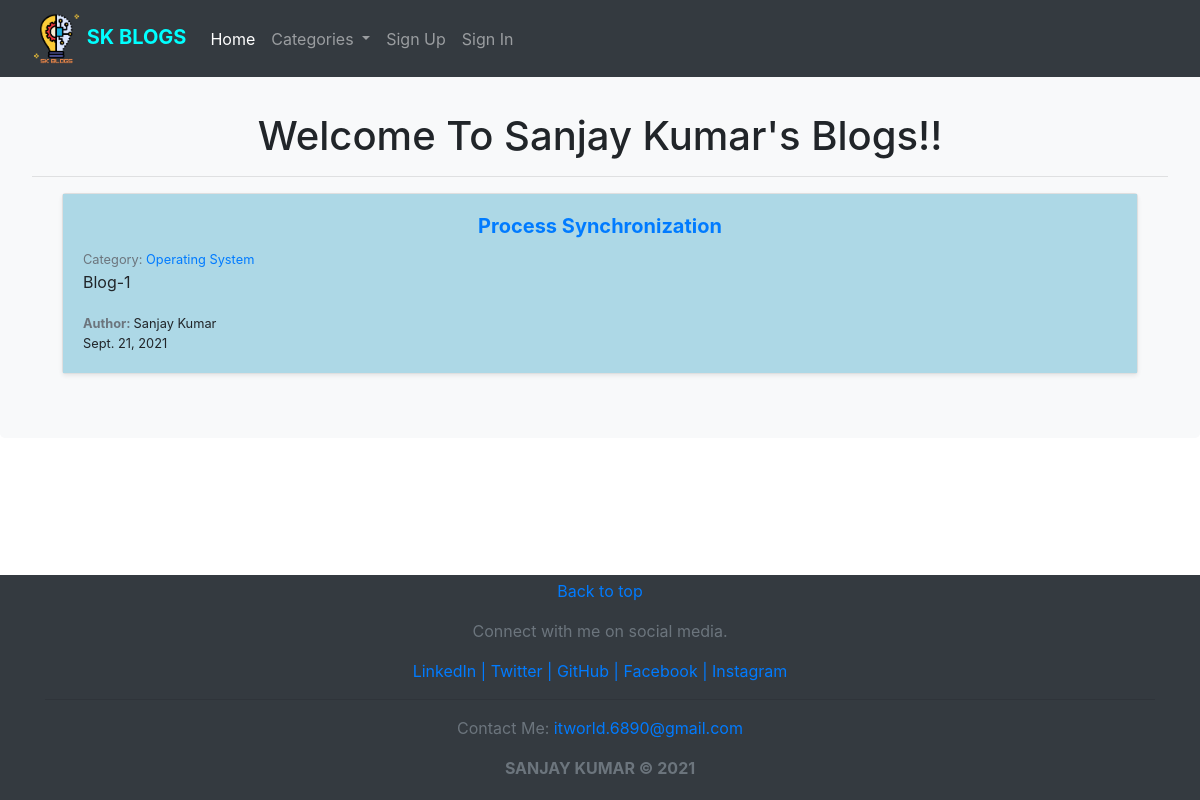
The app's page /, older data.
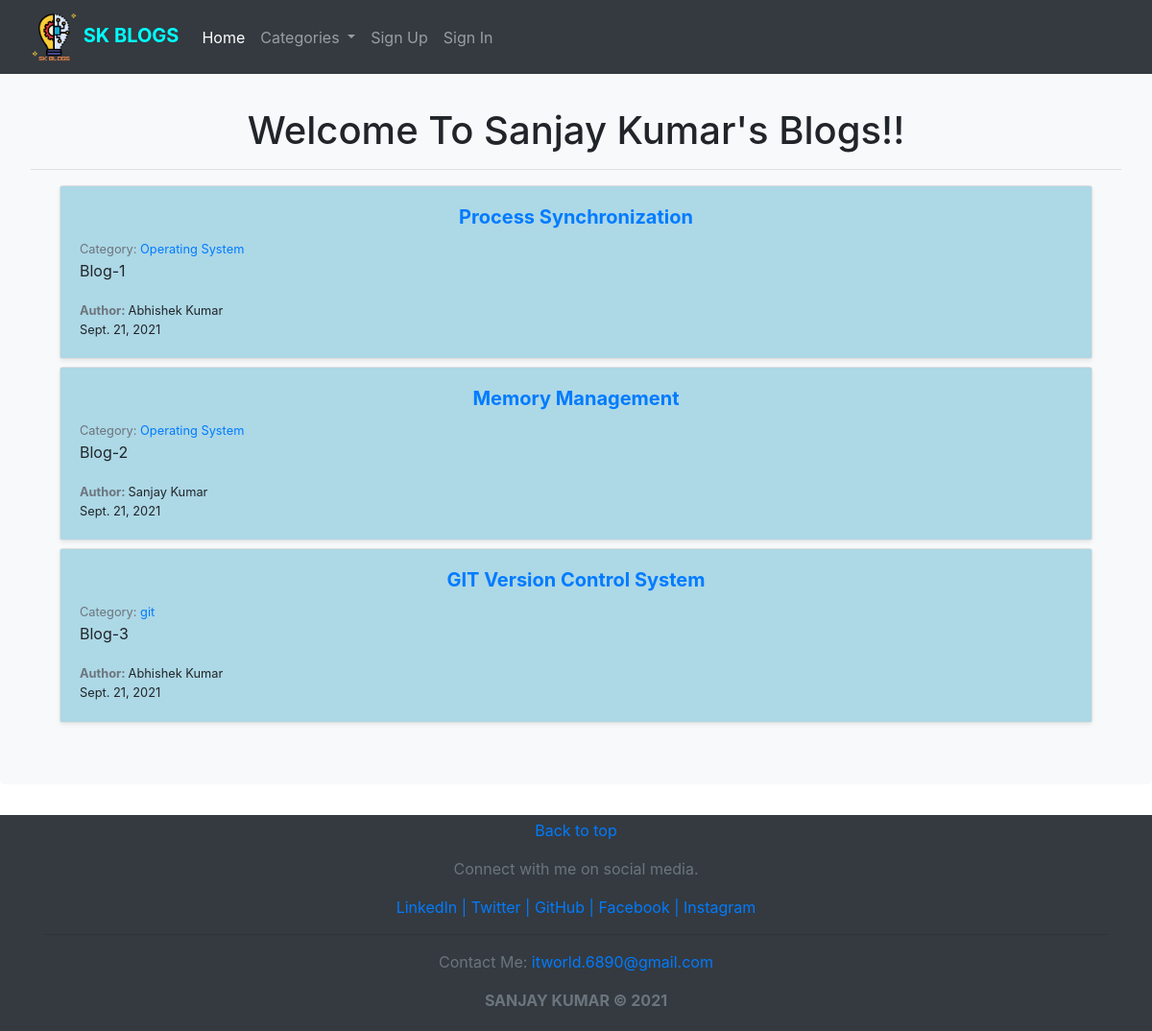
The same page, newer data.
### blog/models.py (models this page shows, shortened)
class Post(models.Model):
    title = models.CharField(max_length=255)
    title_tag = models.CharField(max_length=255)
    post_date = models.DateField(auto_now_add=True)
    author  = models.ForeignKey(User, on_delete=CASCADE)
    category = models.ForeignKey(Category, models.SET_NULL, blank=True, null=True)
    body = RichTextField(blank=True, null=True)
    snippet = models.CharField(max_length=255)
    likes = models.ManyToManyField(User, related_name="blog_posts")

class Category(models.Model):
    name = models.CharField(max_length=255)
    def __str__(self):
        return self.name

### blog/views.py (the view)
# urls.py: path('', HomeView.as_view(), name="home"),
class HomeView(ListView):
    model = Post
    template_name = 'home.html'
    ordering = ['-post_date']
    def get_context_data(self, *args, **kwargs):
        cat_menu = Category.objects.all()
        context = super(HomeView, self).get_context_data(*args, **kwargs)
        context["cat_menu"] = cat_menu
        return context

### blog/templates/home.html (shortened to what this page needs)
{% extends 'base.html' %}
{% block content %}
<h1 class="fw-light mt-5 text-center">Welcome To Sanjay Kumar's Blogs!!</h1>
<hr/>
<div class="container">
  {% for post in object_list %}
  <div class="col mt-2">
    <div class="card shadow-sm">
      <div class="card-body" style="background:lightblue;">
        <h5 class="card-text" style="text-align: center;"><a href="{% url 'article-view' post.pk %}"><strong>{{ post.title }}</strong></a></h5>
        <small class="text-muted">Category: <a href="{% url 'category' post.category|slugify %}">{{ post.category }}</a></small>
        <p class="card-text">{{ post.snippet }}</p>
        <small class="card-text"><strong class="text-muted">Author: </strong>{{ post.author.first_name }} {{ post.author.last_name }}</small>
        <div class="d-flex justify-content-between align-items-center">
          <small>{{ post.post_date }}</small>
        </div>
      </div>
    </div>
  </div>
  {% endfor %}
</div>
{% endblock %}

### blog/templates/base.html (shortened to what this page needs)
<!doctype html>
<html lang="en" class="h-100">
{% load static %}
  <head>
    <link rel="stylesheet" href="{% static 'css/bootstrap.min.css' %}">
    <link href="{% static 'css/sticky-footer-navbar.css' %}" rel="stylesheet">
  </head>
  <body class="d-flex flex-column h-100">
<header>
  <nav class="navbar navbar-expand-md navbar-dark fixed-top bg-dark">
    <div class="container-fluid">
        <a class="navbar-brand" style="font-weight: bold; color:cyan" href="{% url 'home' %}">
          <img src="{% static 'sk-blogs-icon.png' %}" alt="SK BLOGS's ICON" width="51" class="d-inline-block align-text-center">
          SK BLOGS
        </a>
        <div class="collapse navbar-collapse" id="navbarSupportedContent">
          <ul class="navbar-nav mr-auto">
            <li class="nav-item">
                <a class="nav-link active" aria-current="page" href="{% url 'home' %}">Home</a>
            </li>
            {% if cat_menu %}
            <li class="nav-item dropdown">
              <a class="nav-link dropdown-toggle" href="{% url 'category-list' %}" id="navbarDropdown" role="button" data-bs-toggle="dropdown" aria-expanded="false">
                Categories
              </a>
            </li>
            {% else %}
              <li class="nav-item">
                <a class="nav-link" href="{% url 'category-list' %}">Categories</a>
              </li>
            {% endif %}
            {% if user.is_authenticated %}
              <li class="nav-item">
                <a class="nav-link" href="{% url 'add-post' %}">Add Post</a>
              </li>
              <li class="nav-item">
                <a class="nav-link" href="{% url 'add-category' %}">Add Category</a>
              </li>
            {% else %}
              <li class="nav-item">
                <a class="nav-link" href="{% url 'register' %}">Sign Up</a>
              </li>
              <li class="nav-item">
                <a class="nav-link" href="{% url 'login' %}">Sign In</a>
              </li>
            {% endif %}
          </ul>
        </div>
      </div>
  </nav>
</header>
<main class="flex-shrink-0">
    <div class="jumbotron bg-light">
        {% block content %}
        {% endblock %}
    </div>
</main>
<footer class="footer mt-auto py-1 bg-dark">
  <div class="container text-center">
    <span class="text-muted">
        <p><a href="#">Back to top</a></p>
        <p>Connect with me on social media.</p>
        <a href="https://www.linkedin.com/in/sanjaykumar086/">LinkedIn </a>
        <a href="https://twitter.com/Sanjay6890/">| Twitter </a>
        <a href="https://github.com/sanju6890/">| GitHub </a>
        <a href="https://www.facebook.com/saikapiansanjay/">| Facebook </a>
        <a href="https://www.instagram.com/saikapian.sanjay/">| Instagram</a>
        <hr/>
        <p>Contact Me: <a href="mailto:itworld.6890@gmail.com">itworld.6890@gmail.com</a></p>
        <p><strong><a href="https://sanjay-kumar-portfolio.herokuapp.com/" class="text-muted">SANJAY KUMAR</a> &copy; 2021</strong></p>
    </span>
  </div>
</footer>
</body>
</html>

Row changes from the older to the newer data that the page shows:
changed Post "Process Synchronization": author.first_name "Sanjay" → "Abhishek"
added Post: title "Memory Management", category "Operating System", snippet "Blog-2", author.first_name "Sanjay", author.last_name "Kumar", post_date "Sept. 21, 2021"
added Post: title "GIT Version Control System", category "git", snippet "Blog-3", author.first_name "Abhishek", author.last_name "Kumar", post_date "Sept. 21, 2021"
